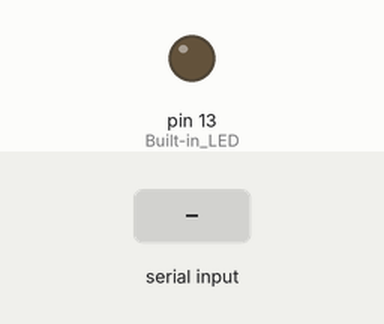
Bench run of a sketch on a simulated Arduino Mega 2560, built with avr-gcc and run on an emulated ATmega2560. Shown: output pins drawn as LEDs (lit = HIGH). The inputs (shaded band) are chosen by the test bench.

Above: at 1.2 s.
1.3 s: "F" received over the second serial link
At 1.6 s:
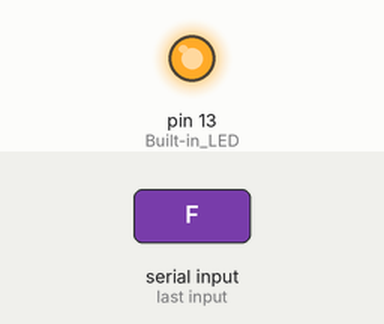
2.8 s: "B" received over the second serial link
At 3.9 s:
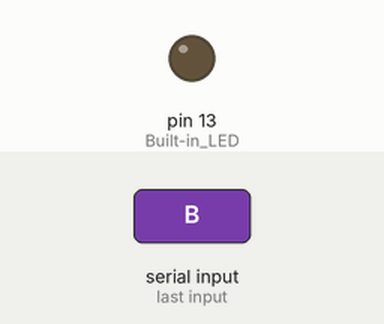
Timing chart, 0 to 5.8 s (numbered marks = the images above; inputs shaded):
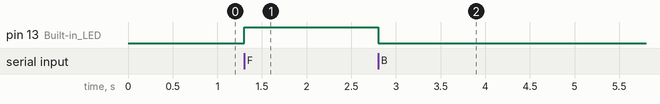

Measured:
- after the input at 1.3 s, pin 13 (Built-in_LED): LOW → HIGH at once
- after the input at 2.8 s, pin 13 (Built-in_LED): HIGH → LOW at once

The sketch:

LED_from_BT.ino
```cpp
void setup() {
  Serial1.begin(9600);
  pinMode(13, OUTPUT);  // Built-in LED
}

void loop() {
  if (Serial1.available()) {
    char c = Serial1.read();
    if (c == 'F') {
      digitalWrite(13, HIGH);
    }
    if (c == 'B') {
      digitalWrite(13, LOW);
    }
  }
}
```
